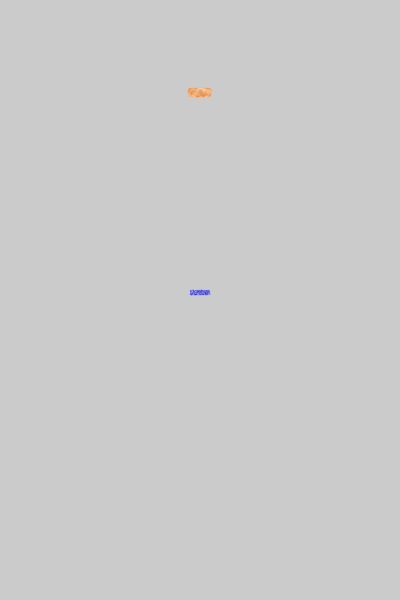
Frame 1 (no input)
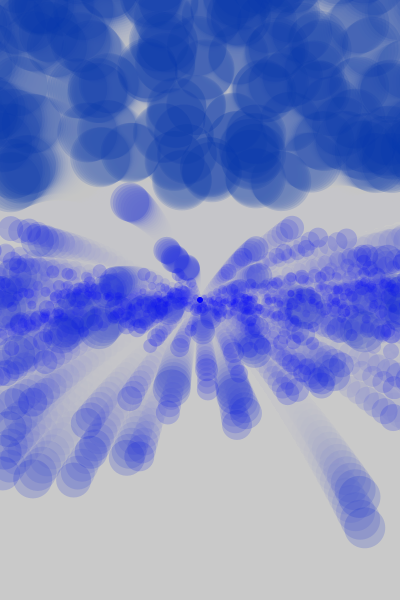
Frame 60 (the mouse pressed at the canvas centre just before this capture)
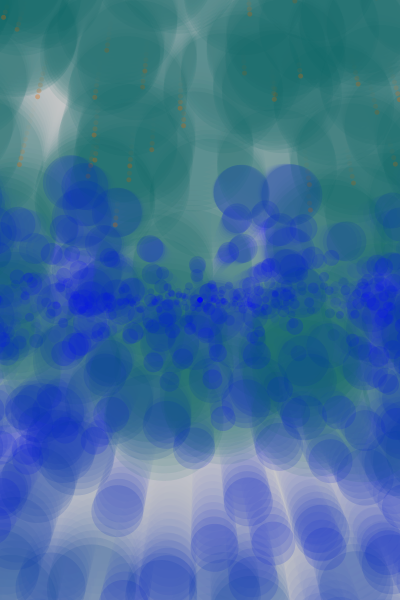
Frame 120 (the mouse held since frame 60 and released just before this capture)

The Processing sketch that drew these frames (run headless with seeded random() and noise(); from frame 60 on, the mouse is pressed at the canvas centre):

// Processing sketch: processing_41929
// ── processing_41929.pde

// Original GenParticle sketch from Processing textbook p. 483
//Code based off of Nick Senske's GenParticle subclass sketch

int numParticles = 1000;
GenParticle[] p = new GenParticle[numParticles];

void setup() {
  size(400, 600);
  noStroke();
  smooth();
  for (int i = 0; i < p.length; i++) {
    float velX = random(-10, 10);
    float velY = random(-10, -5);

    if (random(10) > 5) {
      p[i] = new SparkParticle(width/2, 100, velX, velY, 5.0, width/2, 100);
    }
    else {
      p[i] = new WaterParticle(width/2, height/2, velX, velY, 1, width/2, height/2);
    }
  }
}

void draw() {
  fill(200, 50);
  rect(0, 0, width, height);
  for (int i = 0; i < p.length; i++) {
    p[i].update();
    p[i].regenerate();
    p[i].display();
  }
}


class WaterParticle extends GenParticle {
  float age;

  WaterParticle(float xIn, float yIn, float vxIn, float vyIn, float r, float ox, float oy) {
    super(xIn, yIn, vxIn, vyIn, r, ox, oy);
    age = 10;
  }

  void display() {
    color c = lerpColor(color(0, 0, 255, 50), color(0, 150, 0, 10), age * 0.005);
    fill(c);
    ellipse(x, y, radius, radius);
    radius+=1;
    age++;
  }

  void regenerate() {
    if ((x > width + radius) || (x < -radius) ||
      (y > height + radius) || (y < -radius)) {
      x = originX;
      y = originY;
      vx = random(-50, 50);
      vy = random(-5, 5);
      radius = 5.0;
      age = 0;
    }
  }
}


class SparkParticle extends GenParticle {
  float age;

  SparkParticle(float xIn, float yIn, float vxIn, float vyIn, float r, float ox, float oy) {
    super(xIn, yIn, vxIn, vyIn, r, ox, oy);
    age = random(100);
  }

  void update() {
    if (y >= height - radius) {
      y = height - (2*radius);
      vy = -0.5 * vy;
      radius = radius * .75;
    }
    vy = vy + gravity;
    y += vy;
    x += vx;
    age++;
  }

  void display() {
    color c = lerpColor(color(255, 255, 255, 80), color(225, 100, 0, 80), age * 0.01); // create the changing color effect
    fill(c);
    ellipse(x, y, radius, radius);
  }

  void regenerate() {
    if (age > 400) {
      x = originX;
      y = originY;
      vx = random(-3, 3);    // more x velocity than y
      vy = random(-1, -0.5);
      age = 0;
      radius = 5.0;
    }
  }
}


class GenParticle extends Particle {
  float originX, originY;

  GenParticle(float xIn, float yIn, float vxIn, float vyIn, float r, float ox, float oy) {
    super(xIn, yIn, vxIn, vyIn, r);
    originX = ox;
    originY = oy;
  }

  void regenerate() {
    if ((x > width + radius) || (x < -radius) ||
      (y > height + radius) || (y < -radius)) {
      x = originX;
      y = originY;
      vx = random(-1.0, 1.0);
      vy = random(-4.0, -2.0);
    }
  }
}


class Particle {
  float x, y;
  float vx, vy;
  float radius;
  float gravity = 0.1;

  Particle(float xpos, float ypos, float velx, float vely, float r) {
    x = xpos;
    y = ypos;
    vx = velx;
    vy = vely;
    radius = r;
  }

  void update() {
    vy = vy + gravity;
    y += vy;
    x += vx;
  }

  void display() {
    ellipse(x, y, radius*2, radius*2);
  }
}
